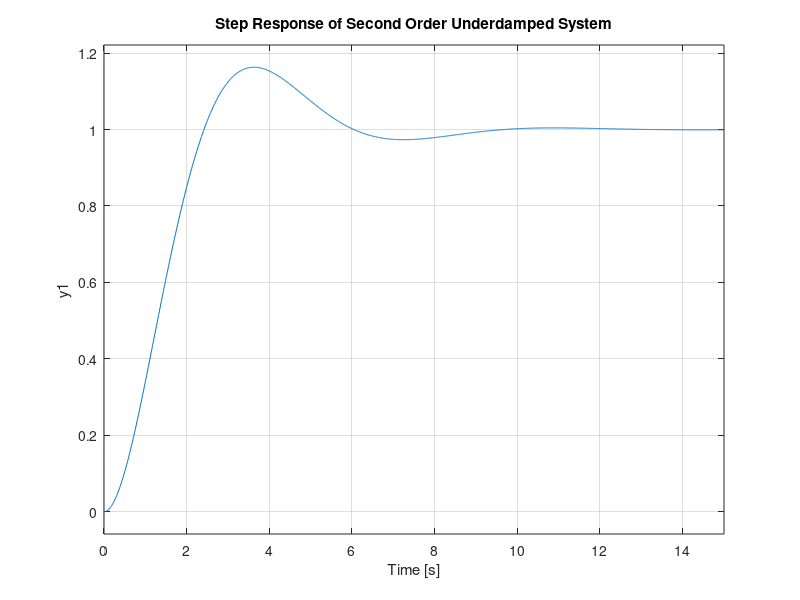

The MATLAB script that drew this image:
clear all
clc

%% Second Order Underdamped System 
% G(s) = 1 / s^2 + 2s + 1

Omega = 1;

zeta = 0.5;

G_num = 1; 
G_den = [1 2*zeta*Omega Omega^2]; 
G = tf(G_num,G_den)

step(G,0:0.01:15)
title('Step Response of Second Order Underdamped System');